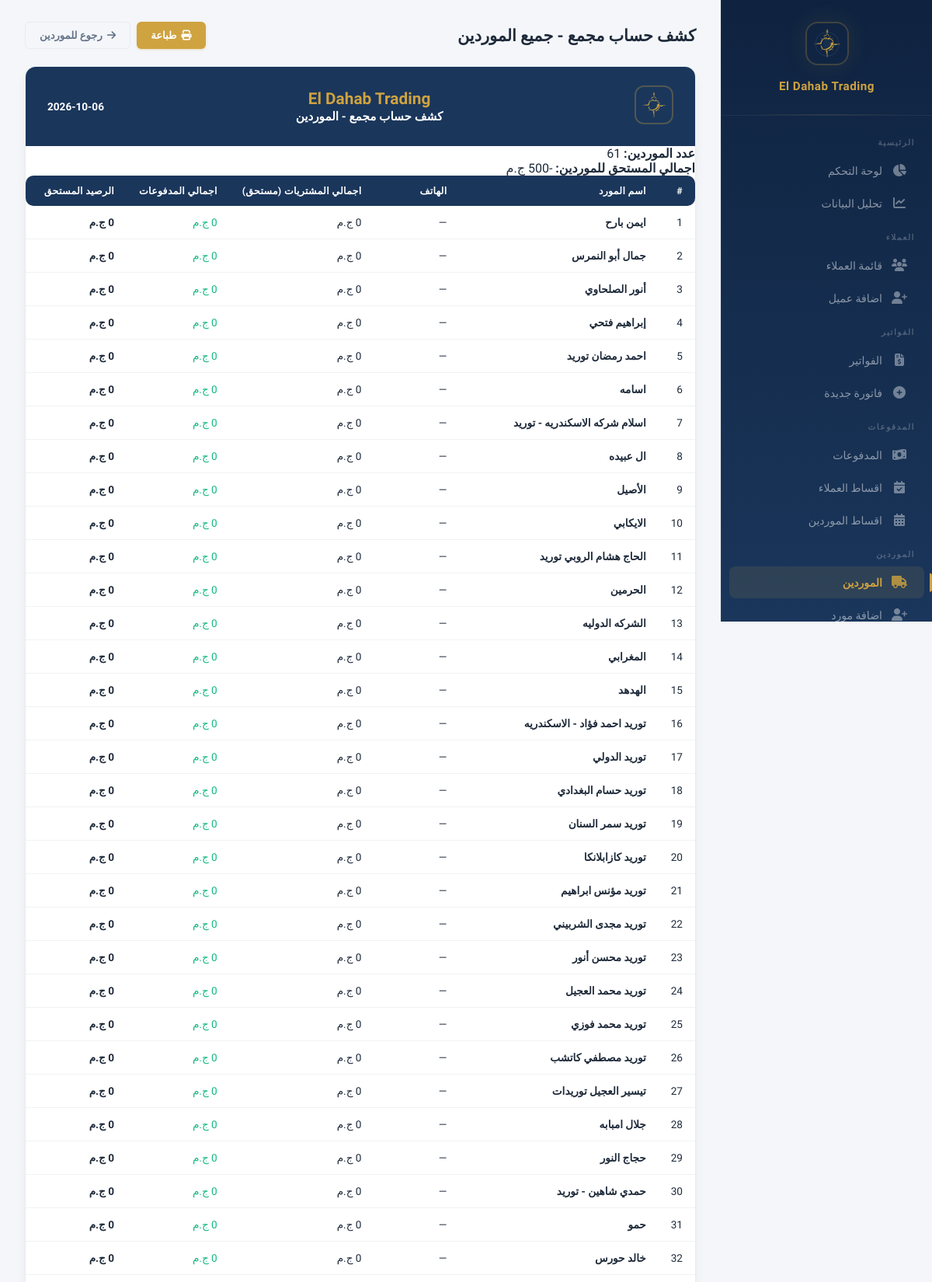
/reports/suppliers-statement (signed in, upper part), run on the app's committed database.
### models.py (models this page shows, shortened)
class Supplier(db.Model):
    __tablename__ = 'suppliers'
    id = db.Column(db.Integer, primary_key=True)
    name = db.Column(db.String(200), nullable=False)
    phone = db.Column(db.String(50))
    address = db.Column(db.Text)
    notes = db.Column(db.Text)
    created_at = db.Column(db.DateTime, default=datetime.utcnow)
    purchases = db.relationship('Purchase', backref='supplier', lazy=True)
    payments = db.relationship('SupplierPayment', backref='supplier', lazy=True)
    returns = db.relationship('SupplierReturn', backref='supplier', lazy=True)
    installment_plans = db.relationship('SupplierInstallmentPlan', backref='supplier', lazy=True)

### app.py (the view)
@app.route('/reports/suppliers-statement')
@login_required
def suppliers_statement_all():
    suppliers = Supplier.query.order_by(Supplier.name).all()
    rows = []
    for s in suppliers:
        entries = _supplier_statement_rows(s)
        debit = sum(e['debit'] for e in entries)
        credit = sum(e['credit'] for e in entries)
        rows.append({'supplier': s, 'debit': debit, 'credit': credit, 'balance': debit - credit})
    rows.sort(key=lambda r: r['balance'], reverse=True)
    return render_template('suppliers_statement_all.html', rows=rows,
        totals_debit=sum(r['debit'] for r in rows),
        totals_credit=sum(r['credit'] for r in rows),
        total_balance=sum(r['balance'] for r in rows),
        now=datetime.now())

### app.py (called while the page is built)
@app.context_processor
def inject_payment_methods():
    return {'PAYMENT_METHODS': PAYMENT_METHODS, 'parse_images': parse_images}

@app.before_request
def check_session_expiry():
    if 'user_id' in session and session.get('expires_at'):
        if datetime.utcnow().timestamp() > session['expires_at']:
            session.clear()
            flash('انتهت الجلسة، يرجى تسجيل الدخول مرة اخرى', 'warning')
            return redirect(url_for('login'))

@app.context_processor
def inject_user():
    if not hasattr(g, 'current_user'):
        g.current_user = db.session.get(User, session['user_id']) if 'user_id' in session else None
    return dict(current_user=g.current_user)

### models.py (called while the page is built)
    def has_permission(self, page):
        if self.is_admin:
            return True
        return any(p.page == page for p in self.permissions)

### templates/suppliers_statement_all.html (shortened to what this page needs)
{% extends "base.html" %}
{% block content %}
<div class="page-header no-print">
    <h1 style="font-size:1.3rem;font-weight:700;color:var(--text);">كشف حساب مجمع - جميع الموردين</h1>
    <div style="display:flex;gap:8px;">
        <button class="btn btn-gold" onclick="window.print();"><i class="fas fa-print"></i> طباعة</button>
        <a href="{{ url_for('suppliers_list') }}" class="btn btn-outline"><i class="fas fa-arrow-right"></i> رجوع للموردين</a>
    </div>
</div>
<div class="invoice-print">
    <div class="invoice-print-header compact-header">
        <div>
            <img src="{{ url_for('static', filename='logo.png') }}" alt="Logo" class="compact-logo">
        </div>
        <div style="text-align:center;">
            <div class="company-name">El Dahab Trading</div>
            <div style="font-size:0.95rem;font-weight:700;color:#fff;margin-top:2px;">كشف حساب مجمع - الموردين</div>
        </div>
        <div style="text-align:left;display:flex;flex-direction:column;align-items:flex-end;gap:4px;">
            <div style="font-size:0.85rem;font-weight:800;color:#fff;">{{ now.strftime('%Y-%m-%d') }}</div>
        </div>
    </div>
    <div class="compact-info">
        <div><strong>عدد الموردين:</strong> {{ rows|length }}</div>
        <div><strong>اجمالي المستحق للموردين:</strong> {{ "{:,.0f}".format(total_balance) }} ج.م</div>
    </div>
    <div class="invoice-items-area">
        <table class="compact-table statement-table">
            <thead>
                <tr>
                    <th style="width:40px;">#</th>
                    <th>اسم المورد</th>
                    <th style="width:110px;">الهاتف</th>
                    <th style="width:130px;">اجمالي المشتريات (مستحق)</th>
                    <th style="width:120px;">اجمالي المدفوعات</th>
                    <th style="width:130px;">الرصيد المستحق</th>
                </tr>
            </thead>
            <tbody>
                {% for r in rows %}
                <tr>
                    <td>{{ loop.index }}</td>
                    <td style="font-weight:600;">{{ r.supplier.name }}</td>
                    <td>{{ r.supplier.phone or '—' }}</td>
                    <td>{{ "{:,.0f}".format(r.debit) }} ج.م</td>
                    <td class="text-success">{{ "{:,.0f}".format(r.credit) }} ج.م</td>
                    <td style="font-weight:800;" class="{{ 'text-danger' if r.balance > 0 else ('text-success' if r.balance < 0 else '') }}">{{ "{:,.0f}".format(r.balance) }} ج.م</td>
                </tr>
                {% endfor %}
            </tbody>
        </table>
    </div>
</div>
{% endblock %}

### static/css/style.css (style rules this page uses)
:root { --gold: #cfa340; --gold-light: #e8c96a; --gold-dark: #b8892e; --gold-glow: rgba(207, 163, 64, 0.15); --navy: #1a365b; --navy-light: #264a7a; --navy-dark: #0f2340; --bg: #f4f6f9; --card: #ffffff; --card-hover: #fafbfd; --border: #e8ecf1; --border-light: #f0f2f5; --text: #1e2a3a; --text-secondary: #64748b; --text-muted: #94a3b8; --success: #10b981; --success-bg: rgba(16, 185, 129, 0.08); --danger: #ef4444; --danger-bg: rgba(239, 68, 68, 0.08); --warning: #f59e0b; --warning-bg: rgba(245, 158, 11, 0.08); --info: #3b82f6; --info-bg: rgba(59, 130, 246, 0.08); --sidebar-w: 272px; --shadow-xs: 0 1px 2px rgba(0,0,0,0.04); --shadow-sm: 0 1px 3px rgba(0,0,0,0.06), 0 1px 2px rgba(0,0,0,0.04); --shadow-md: 0 4px 6px -1px rgba(0,0,0,0.07), 0 2px 4px -2px rgba(0,0,0,0.05); --shadow-lg: 0 10px 15px -3px rgba(0,0,0,0.08), 0 4px 6px -4px rgba(0,0,0,0.04); --shadow-xl: 0 20px 25px -5px rgba(0,0,0,0.08), 0 8px 10px -6px rgba(0,0,0,0.04); --shadow-card: 0 1px 3px rgba(0,0,0,0.04), 0 1px 2px rgba(0,0,0,0.03); --shadow-card-hover: 0 10px 40px rgba(0,0,0,0.08); --radius: 14px; --radius-sm: 10px; --radius-xs: 6px; --transition: all 0.2s cubic-bezier(0.4, 0, 0.2, 1); }
* { margin: 0; padding: 0; box-sizing: border-box; }
html { scroll-behavior: smooth; }
body { font-family: 'IBM Plex Sans Arabic', -apple-system, BlinkMacSystemFont, sans-serif; background: var(--bg); color: var(--text); direction: rtl; min-height: 100vh; -webkit-font-smoothing: antialiased; -moz-osx-font-smoothing: grayscale; }
table { width: 100%; border-collapse: collapse; }
table thead th { background: var(--navy); color: #fff; padding: 12px 16px; font-size: 0.78rem; font-weight: 600; text-align: right; white-space: nowrap; letter-spacing: 0.3px; text-transform: uppercase; }
table thead th:first-child { border-radius: 0 var(--radius-sm) var(--radius-sm) 0; }
table thead th:last-child { border-radius: var(--radius-sm) 0 0 var(--radius-sm); }
table tbody td { padding: 13px 16px; border-bottom: 1px solid var(--border-light); font-size: 0.85rem; color: var(--text); }
table tbody tr { transition: var(--transition); }
.btn { display: inline-flex; align-items: center; gap: 6px; padding: 9px 18px; border: none; border-radius: var(--radius-xs); font-family: inherit; font-weight: 600; font-size: 0.82rem; cursor: pointer; transition: var(--transition); text-decoration: none; white-space: nowrap; }
.btn-gold { background: var(--gold); color: #fff; box-shadow: 0 1px 3px rgba(207,163,64,0.3); }
.btn-outline { background: transparent; border: 1.5px solid var(--border); color: var(--text-secondary); }
.invoice-print { background: #fff; border: 1px solid var(--border); border-radius: var(--radius); overflow: hidden; box-shadow: var(--shadow-lg); }
.invoice-print-header { background: var(--navy); color: #fff; padding: 24px 28px; display: flex; justify-content: space-between; align-items: center; }
.invoice-print-header img { width: 50px; height: 50px; border-radius: 12px; border: 2px solid rgba(207,163,64,0.3); object-fit: cover; }
.invoice-print-header .company-name { font-size: 1.3rem; font-weight: 700; color: var(--gold); }
.page-header { display: flex; justify-content: space-between; align-items: center; margin-bottom: 22px; gap: 12px; }
.page-header h1 { margin: 0; }
.text-success { color: var(--success); }

### data on the page
Supplier: supplier.name "ايمن بارح", supplier "—"
Supplier: supplier.name "جمال أبو النمرس", supplier "—"
Supplier: supplier.name "أنور الصلحاوي", supplier "—"
Supplier: supplier.name "إبراهيم فتحي", supplier "—"
Supplier: supplier.name "احمد رمضان توريد", supplier "—"
Supplier: supplier.name "اسامه", supplier "—"
Supplier: supplier.name "اسلام شركه الاسكندريه - توريد", supplier "—"
Supplier: supplier.name "ال عبيده", supplier "—"
Supplier: supplier.name "الأصيل", supplier "—"
Supplier: supplier.name "الايكابي", supplier "—"
Supplier: supplier.name "الحاج هشام الروبي توريد", supplier "—"
Supplier: supplier.name "الحرمين", supplier "—"
Supplier: supplier.name "الشركه الدوليه", supplier "—"
Supplier: supplier.name "المغرابي", supplier "—"
Supplier: supplier.name "الهدهد", supplier "—"
Supplier: supplier.name "توريد احمد فؤاد - الاسكندريه", supplier "—"
Supplier: supplier.name "توريد الدولي", supplier "—"
Supplier: supplier.name "توريد حسام البغدادي", supplier "—"
Supplier: supplier.name "توريد سمر السنان", supplier "—"
Supplier: supplier.name "توريد كازابلانكا", supplier "—"
Supplier: supplier.name "توريد مؤنس ابراهيم", supplier "—"
Supplier: supplier.name "توريد مجدى الشربيني", supplier "—"
Supplier: supplier.name "توريد محسن أنور", supplier "—"
Supplier: supplier.name "توريد محمد العجيل", supplier "—"
Supplier: supplier.name "توريد محمد فوزي", supplier "—"
Supplier: supplier.name "توريد مصطفي كاتشب", supplier "—"
Supplier: supplier.name "تيسير العجيل توريدات", supplier "—"
Supplier: supplier.name "جلال امبابه", supplier "—"
Supplier: supplier.name "حجاج النور", supplier "—"
Supplier: supplier.name "حمدي شاهين - توريد", supplier "—"
Supplier: supplier.name "حمو", supplier "—"
Supplier: supplier.name "خالد حورس", supplier "—"

### other printed values
{{ rows|length }} "61"
{{ "{:,.0f}".format(total_balance) }} "-500"
{{ "{:,.0f}".format(r.debit) }} "0" "0" "0" "0" "0" "0" "0" "0" "0" "0" "0" "0" "0" "0" "0" "0" "0" "0" "0" "0" "0" "0" "0" "0" "0" "0" "0" "0" "0" "0" "0" "0"
{{ "{:,.0f}".format(r.credit) }} "0" "0" "0" "0" "0" "0" "0" "0" "0" "0" "0" "0" "0" "0" "0" "0" "0" "0" "0" "0" "0" "0" "0" "0" "0" "0" "0" "0" "0" "0" "0" "0"
{{ "{:,.0f}".format(r.balance) }} "0" "0" "0" "0" "0" "0" "0" "0" "0" "0" "0" "0" "0" "0" "0" "0" "0" "0" "0" "0" "0" "0" "0" "0" "0" "0" "0" "0" "0" "0" "0" "0"
